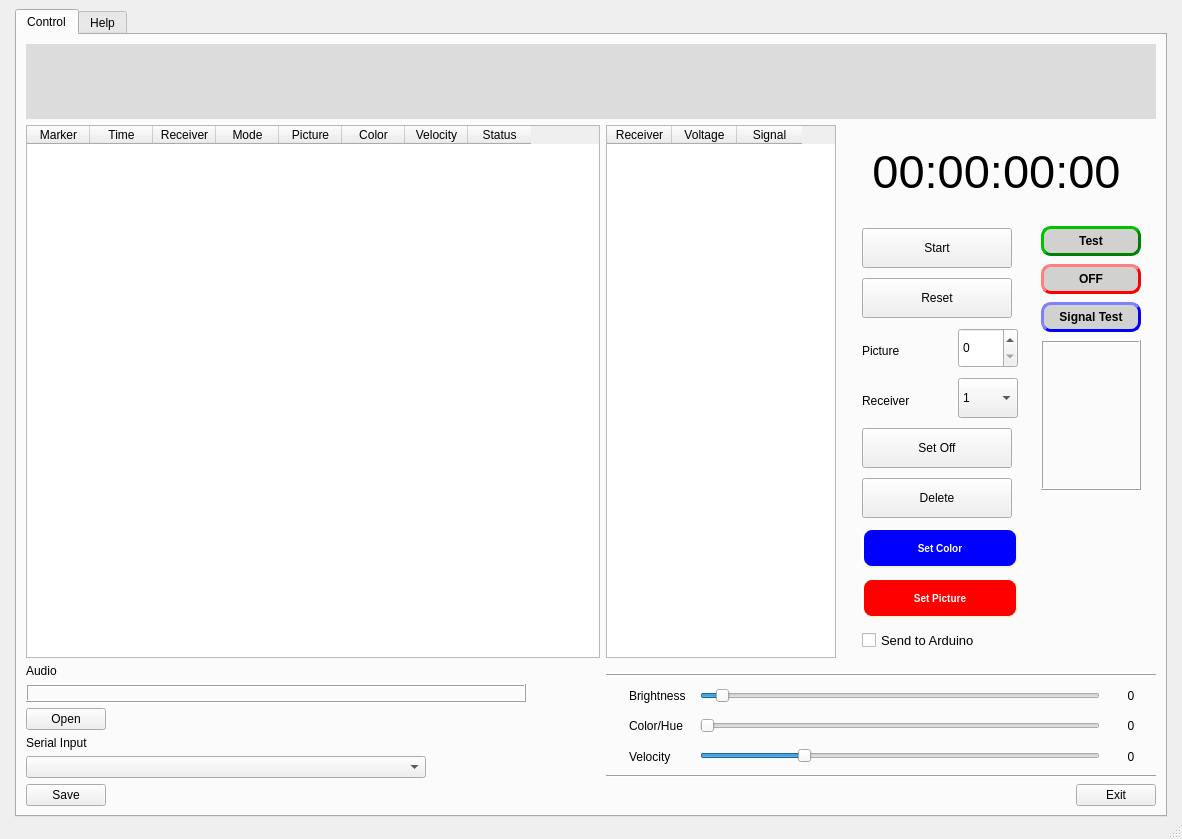
<?xml version="1.0" encoding="UTF-8"?>
<ui version="4.0">
 <class>MainWindow</class>
 <widget class="QMainWindow" name="MainWindow">
  <property name="geometry">
   <rect>
    <x>0</x>
    <y>0</y>
    <width>1182</width>
    <height>839</height>
   </rect>
  </property>
  <property name="sizePolicy">
   <sizepolicy hsizetype="Preferred" vsizetype="Preferred">
    <horstretch>0</horstretch>
    <verstretch>0</verstretch>
   </sizepolicy>
  </property>
  <property name="minimumSize">
   <size>
    <width>0</width>
    <height>0</height>
   </size>
  </property>
  <property name="windowTitle">
   <string>LED Poi Studio</string>
  </property>
  <property name="windowIcon">
   <iconset>
    <normaloff>icon_LS_v2_128_128.ico</normaloff>icon_LS_v2_128_128.ico</iconset>
  </property>
  <widget class="QWidget" name="centralwidget">
   <layout class="QHBoxLayout" name="horizontalLayout">
    <property name="leftMargin">
     <number>15</number>
    </property>
    <property name="rightMargin">
     <number>15</number>
    </property>
    <property name="bottomMargin">
     <number>0</number>
    </property>
    <item>
     <widget class="QTabWidget" name="tabWidget">
      <property name="font">
       <font>
        <pointsize>9</pointsize>
       </font>
      </property>
      <property name="autoFillBackground">
       <bool>false</bool>
      </property>
      <property name="currentIndex">
       <number>0</number>
      </property>
      <widget class="QWidget" name="Control">
       <attribute name="title">
        <string>Control</string>
       </attribute>
       <layout class="QVBoxLayout" name="verticalLayout_3">
        <item>
         <layout class="QHBoxLayout" name="horizontalLayout_2">
          <item>
           <widget class="PlotWidget" name="waveform_widget" native="true">
            <property name="minimumSize">
             <size>
              <width>500</width>
              <height>75</height>
             </size>
            </property>
            <property name="maximumSize">
             <size>
              <width>16777215</width>
              <height>150</height>
             </size>
            </property>
            <property name="styleSheet">
             <string notr="true">background-color: rgb(220, 220, 220);</string>
            </property>
           </widget>
          </item>
         </layout>
        </item>
        <item>
         <layout class="QHBoxLayout" name="horizontalLayout_4">
          <item>
           <widget class="QTableWidget" name="table1">
            <property name="minimumSize">
             <size>
              <width>350</width>
              <height>100</height>
             </size>
            </property>
            <property name="maximumSize">
             <size>
              <width>800</width>
              <height>16777215</height>
             </size>
            </property>
            <attribute name="horizontalHeaderDefaultSectionSize">
             <number>63</number>
            </attribute>
            <column>
             <property name="text">
              <string>Marker</string>
             </property>
            </column>
            <column>
             <property name="text">
              <string>Time</string>
             </property>
            </column>
            <column>
             <property name="text">
              <string>Receiver</string>
             </property>
            </column>
            <column>
             <property name="text">
              <string>Mode</string>
             </property>
            </column>
            <column>
             <property name="text">
              <string>Picture</string>
             </property>
            </column>
            <column>
             <property name="text">
              <string>Color</string>
             </property>
            </column>
            <column>
             <property name="text">
              <string>Velocity</string>
             </property>
            </column>
            <column>
             <property name="text">
              <string>Status</string>
             </property>
            </column>
           </widget>
          </item>
          <item>
           <widget class="QTableWidget" name="tableWidget">
            <property name="minimumSize">
             <size>
              <width>230</width>
              <height>100</height>
             </size>
            </property>
            <property name="maximumSize">
             <size>
              <width>200</width>
              <height>16777215</height>
             </size>
            </property>
            <attribute name="horizontalHeaderDefaultSectionSize">
             <number>65</number>
            </attribute>
            <column>
             <property name="text">
              <string>Receiver</string>
             </property>
            </column>
            <column>
             <property name="text">
              <string>Voltage</string>
             </property>
            </column>
            <column>
             <property name="text">
              <string>Signal</string>
             </property>
            </column>
           </widget>
          </item>
          <item>
           <layout class="QVBoxLayout" name="verticalLayout">
            <property name="spacing">
             <number>18</number>
            </property>
            <property name="leftMargin">
             <number>10</number>
            </property>
            <property name="topMargin">
             <number>20</number>
            </property>
            <property name="rightMargin">
             <number>15</number>
            </property>
            <property name="bottomMargin">
             <number>0</number>
            </property>
            <item alignment="Qt::AlignmentFlag::AlignHCenter">
             <widget class="QLabel" name="label">
              <property name="sizePolicy">
               <sizepolicy hsizetype="Preferred" vsizetype="Preferred">
                <horstretch>0</horstretch>
                <verstretch>0</verstretch>
               </sizepolicy>
              </property>
              <property name="minimumSize">
               <size>
                <width>200</width>
                <height>50</height>
               </size>
              </property>
              <property name="maximumSize">
               <size>
                <width>350</width>
                <height>100</height>
               </size>
              </property>
              <property name="font">
               <font>
                <pointsize>35</pointsize>
               </font>
              </property>
              <property name="text">
               <string>00:00:00:00</string>
              </property>
              <property name="alignment">
               <set>Qt::AlignmentFlag::AlignCenter</set>
              </property>
             </widget>
            </item>
            <item>
             <layout class="QHBoxLayout" name="horizontalLayout_10">
              <item>
               <layout class="QVBoxLayout" name="verticalLayout_7">
                <property name="spacing">
                 <number>8</number>
                </property>
                <property name="leftMargin">
                 <number>10</number>
                </property>
                <property name="topMargin">
                 <number>10</number>
                </property>
                <item>
                 <widget class="QPushButton" name="pushButton">
                  <property name="sizePolicy">
                   <sizepolicy hsizetype="Preferred" vsizetype="Fixed">
                    <horstretch>0</horstretch>
                    <verstretch>0</verstretch>
                   </sizepolicy>
                  </property>
                  <property name="minimumSize">
                   <size>
                    <width>50</width>
                    <height>25</height>
                   </size>
                  </property>
                  <property name="maximumSize">
                   <size>
                    <width>150</width>
                    <height>40</height>
                   </size>
                  </property>
                  <property name="contextMenuPolicy">
                   <enum>Qt::ContextMenuPolicy::DefaultContextMenu</enum>
                  </property>
                  <property name="layoutDirection">
                   <enum>Qt::LayoutDirection::LeftToRight</enum>
                  </property>
                  <property name="text">
                   <string>Start</string>
                  </property>
                 </widget>
                </item>
                <item>
                 <widget class="QPushButton" name="pushButton_2">
                  <property name="enabled">
                   <bool>true</bool>
                  </property>
                  <property name="minimumSize">
                   <size>
                    <width>50</width>
                    <height>25</height>
                   </size>
                  </property>
                  <property name="maximumSize">
                   <size>
                    <width>150</width>
                    <height>40</height>
                   </size>
                  </property>
                  <property name="text">
                   <string>Reset</string>
                  </property>
                 </widget>
                </item>
                <item>
                 <layout class="QHBoxLayout" name="horizontalLayout_6">
                  <property name="spacing">
                   <number>7</number>
                  </property>
                  <property name="rightMargin">
                   <number>0</number>
                  </property>
                  <item alignment="Qt::AlignmentFlag::AlignLeft">
                   <widget class="QLabel" name="label_6">
                    <property name="minimumSize">
                     <size>
                      <width>25</width>
                      <height>25</height>
                     </size>
                    </property>
                    <property name="maximumSize">
                     <size>
                      <width>50</width>
                      <height>20</height>
                     </size>
                    </property>
                    <property name="frameShape">
                     <enum>QFrame::Shape::NoFrame</enum>
                    </property>
                    <property name="frameShadow">
                     <enum>QFrame::Shadow::Plain</enum>
                    </property>
                    <property name="text">
                     <string>Picture</string>
                    </property>
                    <property name="margin">
                     <number>0</number>
                    </property>
                   </widget>
                  </item>
                  <item alignment="Qt::AlignmentFlag::AlignRight">
                   <widget class="QSpinBox" name="spinBox">
                    <property name="minimumSize">
                     <size>
                      <width>60</width>
                      <height>25</height>
                     </size>
                    </property>
                    <property name="maximumSize">
                     <size>
                      <width>75</width>
                      <height>40</height>
                     </size>
                    </property>
                    <property name="toolTip">
                     <string extracomment="Picture Number"/>
                    </property>
                   </widget>
                  </item>
                 </layout>
                </item>
                <item>
                 <layout class="QHBoxLayout" name="horizontalLayout_7">
                  <property name="rightMargin">
                   <number>0</number>
                  </property>
                  <item alignment="Qt::AlignmentFlag::AlignLeft">
                   <widget class="QLabel" name="label_7">
                    <property name="minimumSize">
                     <size>
                      <width>25</width>
                      <height>25</height>
                     </size>
                    </property>
                    <property name="maximumSize">
                     <size>
                      <width>50</width>
                      <height>20</height>
                     </size>
                    </property>
                    <property name="text">
                     <string>Receiver</string>
                    </property>
                   </widget>
                  </item>
                  <item alignment="Qt::AlignmentFlag::AlignRight">
                   <widget class="QComboBox" name="receiverBox">
                    <property name="minimumSize">
                     <size>
                      <width>60</width>
                      <height>25</height>
                     </size>
                    </property>
                    <property name="maximumSize">
                     <size>
                      <width>75</width>
                      <height>40</height>
                     </size>
                    </property>
                    <property name="editable">
                     <bool>false</bool>
                    </property>
                    <property name="insertPolicy">
                     <enum>QComboBox::InsertPolicy::InsertAtBottom</enum>
                    </property>
                    <item>
                     <property name="text">
                      <string>1</string>
                     </property>
                    </item>
                    <item>
                     <property name="text">
                      <string>2</string>
                     </property>
                    </item>
                    <item>
                     <property name="text">
                      <string>3</string>
                     </property>
                    </item>
                    <item>
                     <property name="text">
                      <string>4</string>
                     </property>
                    </item>
                    <item>
                     <property name="text">
                      <string>5</string>
                     </property>
                    </item>
                    <item>
                     <property name="text">
                      <string>6</string>
                     </property>
                    </item>
                    <item>
                     <property name="text">
                      <string>ALL</string>
                     </property>
                    </item>
                   </widget>
                  </item>
                 </layout>
                </item>
                <item>
                 <widget class="QPushButton" name="pushButton_7">
                  <property name="minimumSize">
                   <size>
                    <width>50</width>
                    <height>25</height>
                   </size>
                  </property>
                  <property name="maximumSize">
                   <size>
                    <width>150</width>
                    <height>40</height>
                   </size>
                  </property>
                  <property name="text">
                   <string>Set Off</string>
                  </property>
                 </widget>
                </item>
                <item>
                 <widget class="QPushButton" name="pushButton_4">
                  <property name="minimumSize">
                   <size>
                    <width>50</width>
                    <height>25</height>
                   </size>
                  </property>
                  <property name="maximumSize">
                   <size>
                    <width>150</width>
                    <height>40</height>
                   </size>
                  </property>
                  <property name="layoutDirection">
                   <enum>Qt::LayoutDirection::LeftToRight</enum>
                  </property>
                  <property name="autoFillBackground">
                   <bool>false</bool>
                  </property>
                  <property name="text">
                   <string>Delete</string>
                  </property>
                 </widget>
                </item>
                <item>
                 <widget class="QPushButton" name="pushButton_8">
                  <property name="minimumSize">
                   <size>
                    <width>156</width>
                    <height>30</height>
                   </size>
                  </property>
                  <property name="maximumSize">
                   <size>
                    <width>100</width>
                    <height>40</height>
                   </size>
                  </property>
                  <property name="styleSheet">
                   <string notr="true">QPushButton {
background-color: blue;
    border-style: outset;
    border-width: 2px;
    border-radius: 10px;
    border-color: beige;
    font: bold 10px;
	color: white;
    min-width: 10em;
    padding: 6px;
}
QPushButton:hover {
     border-color: red;
}
QPushButton:pressed {
    background-color: darkblue;
    border-style: inset;
}</string>
                  </property>
                  <property name="text">
                   <string>Set Color</string>
                  </property>
                 </widget>
                </item>
                <item>
                 <widget class="QPushButton" name="pushButton_3">
                  <property name="enabled">
                   <bool>true</bool>
                  </property>
                  <property name="minimumSize">
                   <size>
                    <width>156</width>
                    <height>30</height>
                   </size>
                  </property>
                  <property name="maximumSize">
                   <size>
                    <width>100</width>
                    <height>40</height>
                   </size>
                  </property>
                  <property name="layoutDirection">
                   <enum>Qt::LayoutDirection::LeftToRight</enum>
                  </property>
                  <property name="autoFillBackground">
                   <bool>false</bool>
                  </property>
                  <property name="styleSheet">
                   <string notr="true">QPushButton {
background-color: red;
    border-style: outset;
    border-width: 2px;
    border-radius: 10px;
    border-color: beige;
    font: bold 10px;
	color: white;
    min-width: 10em;
    padding: 6px;
}
QPushButton:hover {
     border-color: blue;
}
QPushButton:pressed {
    background-color: darkred;
    border-style: inset;
}</string>
                  </property>
                  <property name="text">
                   <string>Set Picture</string>
                  </property>
                  <property name="default">
                   <bool>false</bool>
                  </property>
                  <property name="flat">
                   <bool>false</bool>
                  </property>
                 </widget>
                </item>
                <item>
                 <widget class="QCheckBox" name="checkBox">
                  <property name="minimumSize">
                   <size>
                    <width>50</width>
                    <height>25</height>
                   </size>
                  </property>
                  <property name="maximumSize">
                   <size>
                    <width>150</width>
                    <height>16777215</height>
                   </size>
                  </property>
                  <property name="font">
                   <font>
                    <family>Arial</family>
                    <pointsize>10</pointsize>
                    <italic>false</italic>
                    <bold>false</bold>
                    <underline>false</underline>
                    <strikeout>false</strikeout>
                    <kerning>true</kerning>
                   </font>
                  </property>
                  <property name="layoutDirection">
                   <enum>Qt::LayoutDirection::LeftToRight</enum>
                  </property>
                  <property name="autoFillBackground">
                   <bool>false</bool>
                  </property>
                  <property name="text">
                   <string>Send to Arduino</string>
                  </property>
                 </widget>
                </item>
               </layout>
              </item>
              <item>
               <layout class="QVBoxLayout" name="verticalLayout_5">
                <property name="spacing">
                 <number>8</number>
                </property>
                <property name="leftMargin">
                 <number>5</number>
                </property>
                <property name="topMargin">
                 <number>10</number>
                </property>
                <item>
                 <widget class="QPushButton" name="testButton">
                  <property name="minimumSize">
                   <size>
                    <width>100</width>
                    <height>30</height>
                   </size>
                  </property>
                  <property name="maximumSize">
                   <size>
                    <width>100</width>
                    <height>40</height>
                   </size>
                  </property>
                  <property name="styleSheet">
                   <string notr="true">QPushButton {
    background-color: rgb(209, 209, 207);
    color: black;
    border-style: outset;
    padding: 2px;
    font: bold 12px;
    border-width: 3px;
    border-radius: 10px;
    border-color: green;
}
QPushButton:hover {
    background-color: rgb(184, 184, 182);
}
QPushButton:pressed {
    background-color: rgb(224, 0, 0);
    border-style: inset;
}</string>
                  </property>
                  <property name="text">
                   <string>Test</string>
                  </property>
                 </widget>
                </item>
                <item>
                 <widget class="QPushButton" name="offButton">
                  <property name="minimumSize">
                   <size>
                    <width>100</width>
                    <height>30</height>
                   </size>
                  </property>
                  <property name="maximumSize">
                   <size>
                    <width>100</width>
                    <height>40</height>
                   </size>
                  </property>
                  <property name="styleSheet">
                   <string notr="true">QPushButton {
    background-color: rgb(209, 209, 207);
    color: black;
    border-style: outset;
    padding: 2px;
    font: bold 12px;
    border-width: 3px;
    border-radius: 10px;
    border-color: red;
}
QPushButton:hover {
    background-color: rgb(184, 184, 182);
}
QPushButton:pressed {
    background-color: rgb(224, 0, 0);
    border-style: inset;
}</string>
                  </property>
                  <property name="text">
                   <string>OFF</string>
                  </property>
                 </widget>
                </item>
                <item>
                 <widget class="QPushButton" name="signalTestButton">
                  <property name="minimumSize">
                   <size>
                    <width>100</width>
                    <height>30</height>
                   </size>
                  </property>
                  <property name="maximumSize">
                   <size>
                    <width>100</width>
                    <height>40</height>
                   </size>
                  </property>
                  <property name="styleSheet">
                   <string notr="true">QPushButton {
    background-color: rgb(209, 209, 207);
    color: black;
    border-style: outset;
    padding: 2px;
    font: bold 12px;
    border-width: 3px;
    border-radius: 10px;
    border-color: blue;
}
QPushButton:hover {
    background-color: rgb(184, 184, 182);
}
QPushButton:pressed {
    background-color: rgb(224, 0, 0);
    border-style: inset;
}</string>
                  </property>
                  <property name="text">
                   <string>Signal Test</string>
                  </property>
                 </widget>
                </item>
                <item>
                 <widget class="QLabel" name="label_3">
                  <property name="enabled">
                   <bool>true</bool>
                  </property>
                  <property name="minimumSize">
                   <size>
                    <width>50</width>
                    <height>150</height>
                   </size>
                  </property>
                  <property name="maximumSize">
                   <size>
                    <width>150</width>
                    <height>180</height>
                   </size>
                  </property>
                  <property name="font">
                   <font>
                    <family>Arial</family>
                    <pointsize>9</pointsize>
                   </font>
                  </property>
                  <property name="autoFillBackground">
                   <bool>false</bool>
                  </property>
                  <property name="styleSheet">
                   <string notr="true"/>
                  </property>
                  <property name="frameShape">
                   <enum>QFrame::Shape::Box</enum>
                  </property>
                  <property name="frameShadow">
                   <enum>QFrame::Shadow::Raised</enum>
                  </property>
                  <property name="lineWidth">
                   <number>1</number>
                  </property>
                  <property name="midLineWidth">
                   <number>0</number>
                  </property>
                  <property name="text">
                   <string/>
                  </property>
                  <property name="alignment">
                   <set>Qt::AlignmentFlag::AlignLeading|Qt::AlignmentFlag::AlignLeft|Qt::AlignmentFlag::AlignTop</set>
                  </property>
                 </widget>
                </item>
                <item>
                 <spacer name="verticalSpacer">
                  <property name="orientation">
                   <enum>Qt::Orientation::Vertical</enum>
                  </property>
                  <property name="sizeType">
                   <enum>QSizePolicy::Policy::MinimumExpanding</enum>
                  </property>
                  <property name="sizeHint" stdset="0">
                   <size>
                    <width>20</width>
                    <height>40</height>
                   </size>
                  </property>
                 </spacer>
                </item>
               </layout>
              </item>
             </layout>
            </item>
           </layout>
          </item>
         </layout>
        </item>
        <item>
         <layout class="QHBoxLayout" name="horizontalLayout_5">
          <item>
           <layout class="QVBoxLayout" name="verticalLayout_4">
            <item alignment="Qt::AlignmentFlag::AlignLeft">
             <widget class="QLabel" name="label_5">
              <property name="text">
               <string>Audio</string>
              </property>
             </widget>
            </item>
            <item>
             <widget class="QLabel" name="label_4">
              <property name="sizePolicy">
               <sizepolicy hsizetype="Fixed" vsizetype="Fixed">
                <horstretch>0</horstretch>
                <verstretch>0</verstretch>
               </sizepolicy>
              </property>
              <property name="minimumSize">
               <size>
                <width>400</width>
                <height>0</height>
               </size>
              </property>
              <property name="maximumSize">
               <size>
                <width>500</width>
                <height>500</height>
               </size>
              </property>
              <property name="font">
               <font>
                <family>Arial</family>
                <pointsize>9</pointsize>
               </font>
              </property>
              <property name="styleSheet">
               <string notr="true"/>
              </property>
              <property name="frameShape">
               <enum>QFrame::Shape::Box</enum>
              </property>
              <property name="frameShadow">
               <enum>QFrame::Shadow::Raised</enum>
              </property>
              <property name="lineWidth">
               <number>1</number>
              </property>
              <property name="midLineWidth">
               <number>0</number>
              </property>
              <property name="text">
               <string/>
              </property>
              <property name="alignment">
               <set>Qt::AlignmentFlag::AlignLeading|Qt::AlignmentFlag::AlignLeft|Qt::AlignmentFlag::AlignTop</set>
              </property>
             </widget>
            </item>
            <item alignment="Qt::AlignmentFlag::AlignLeft">
             <widget class="QPushButton" name="pushButton_6">
              <property name="text">
               <string>Open</string>
              </property>
             </widget>
            </item>
            <item alignment="Qt::AlignmentFlag::AlignLeft">
             <widget class="QLabel" name="label_2">
              <property name="text">
               <string>Serial Input</string>
              </property>
             </widget>
            </item>
            <item alignment="Qt::AlignmentFlag::AlignLeft">
             <widget class="QComboBox" name="comboBox_2">
              <property name="minimumSize">
               <size>
                <width>400</width>
                <height>0</height>
               </size>
              </property>
             </widget>
            </item>
            <item alignment="Qt::AlignmentFlag::AlignLeft">
             <widget class="QPushButton" name="pushButton_5">
              <property name="text">
               <string>Save</string>
              </property>
             </widget>
            </item>
           </layout>
          </item>
          <item>
           <layout class="QVBoxLayout" name="verticalLayout_2">
            <property name="leftMargin">
             <number>25</number>
            </property>
            <property name="topMargin">
             <number>10</number>
            </property>
            <property name="rightMargin">
             <number>0</number>
            </property>
            <item alignment="Qt::AlignmentFlag::AlignRight">
             <widget class="Line" name="line_2">
              <property name="minimumSize">
               <size>
                <width>550</width>
                <height>0</height>
               </size>
              </property>
              <property name="maximumSize">
               <size>
                <width>800</width>
                <height>16777215</height>
               </size>
              </property>
              <property name="orientation">
               <enum>Qt::Orientation::Horizontal</enum>
              </property>
             </widget>
            </item>
            <item>
             <layout class="QHBoxLayout" name="horizontalLayout_3">
              <property name="leftMargin">
               <number>0</number>
              </property>
              <property name="topMargin">
               <number>0</number>
              </property>
              <property name="rightMargin">
               <number>0</number>
              </property>
              <property name="bottomMargin">
               <number>0</number>
              </property>
              <item alignment="Qt::AlignmentFlag::AlignRight">
               <widget class="QLabel" name="label_8">
                <property name="minimumSize">
                 <size>
                  <width>65</width>
                  <height>20</height>
                 </size>
                </property>
                <property name="maximumSize">
                 <size>
                  <width>65</width>
                  <height>25</height>
                 </size>
                </property>
                <property name="text">
                 <string>Brightness</string>
                </property>
               </widget>
              </item>
              <item alignment="Qt::AlignmentFlag::AlignRight">
               <widget class="QSlider" name="brightnessSlider">
                <property name="minimumSize">
                 <size>
                  <width>400</width>
                  <height>20</height>
                 </size>
                </property>
                <property name="maximumSize">
                 <size>
                  <width>600</width>
                  <height>25</height>
                 </size>
                </property>
                <property name="maximum">
                 <number>50</number>
                </property>
                <property name="pageStep">
                 <number>1</number>
                </property>
                <property name="sliderPosition">
                 <number>2</number>
                </property>
                <property name="orientation">
                 <enum>Qt::Orientation::Horizontal</enum>
                </property>
               </widget>
              </item>
              <item>
               <widget class="QLabel" name="label_brightness">
                <property name="minimumSize">
                 <size>
                  <width>50</width>
                  <height>20</height>
                 </size>
                </property>
                <property name="maximumSize">
                 <size>
                  <width>50</width>
                  <height>25</height>
                 </size>
                </property>
                <property name="text">
                 <string>0</string>
                </property>
                <property name="alignment">
                 <set>Qt::AlignmentFlag::AlignCenter</set>
                </property>
               </widget>
              </item>
             </layout>
            </item>
            <item>
             <layout class="QHBoxLayout" name="horizontalLayout_8">
              <item alignment="Qt::AlignmentFlag::AlignRight">
               <widget class="QLabel" name="label_10">
                <property name="minimumSize">
                 <size>
                  <width>65</width>
                  <height>20</height>
                 </size>
                </property>
                <property name="maximumSize">
                 <size>
                  <width>65</width>
                  <height>16777215</height>
                 </size>
                </property>
                <property name="text">
                 <string>Color/Hue</string>
                </property>
               </widget>
              </item>
              <item alignment="Qt::AlignmentFlag::AlignRight">
               <widget class="QSlider" name="colorSlider">
                <property name="minimumSize">
                 <size>
                  <width>400</width>
                  <height>20</height>
                 </size>
                </property>
                <property name="maximumSize">
                 <size>
                  <width>600</width>
                  <height>16777215</height>
                 </size>
                </property>
                <property name="maximum">
                 <number>255</number>
                </property>
                <property name="orientation">
                 <enum>Qt::Orientation::Horizontal</enum>
                </property>
               </widget>
              </item>
              <item>
               <widget class="QLabel" name="label_color">
                <property name="minimumSize">
                 <size>
                  <width>50</width>
                  <height>20</height>
                 </size>
                </property>
                <property name="maximumSize">
                 <size>
                  <width>50</width>
                  <height>25</height>
                 </size>
                </property>
                <property name="text">
                 <string>0</string>
                </property>
                <property name="alignment">
                 <set>Qt::AlignmentFlag::AlignCenter</set>
                </property>
               </widget>
              </item>
             </layout>
            </item>
            <item>
             <layout class="QHBoxLayout" name="horizontalLayout_9">
              <item alignment="Qt::AlignmentFlag::AlignRight">
               <widget class="QLabel" name="label_9">
                <property name="minimumSize">
                 <size>
                  <width>65</width>
                  <height>20</height>
                 </size>
                </property>
                <property name="maximumSize">
                 <size>
                  <width>65</width>
                  <height>16777215</height>
                 </size>
                </property>
                <property name="text">
                 <string>Velocity</string>
                </property>
               </widget>
              </item>
              <item alignment="Qt::AlignmentFlag::AlignRight">
               <widget class="QSlider" name="velocitySlider">
                <property name="minimumSize">
                 <size>
                  <width>400</width>
                  <height>20</height>
                 </size>
                </property>
                <property name="maximumSize">
                 <size>
                  <width>600</width>
                  <height>16777215</height>
                 </size>
                </property>
                <property name="value">
                 <number>25</number>
                </property>
                <property name="orientation">
                 <enum>Qt::Orientation::Horizontal</enum>
                </property>
               </widget>
              </item>
              <item>
               <widget class="QLabel" name="label_velocity">
                <property name="minimumSize">
                 <size>
                  <width>50</width>
                  <height>20</height>
                 </size>
                </property>
                <property name="maximumSize">
                 <size>
                  <width>50</width>
                  <height>25</height>
                 </size>
                </property>
                <property name="text">
                 <string>0</string>
                </property>
                <property name="alignment">
                 <set>Qt::AlignmentFlag::AlignCenter</set>
                </property>
               </widget>
              </item>
             </layout>
            </item>
            <item alignment="Qt::AlignmentFlag::AlignRight">
             <widget class="Line" name="line">
              <property name="minimumSize">
               <size>
                <width>550</width>
                <height>0</height>
               </size>
              </property>
              <property name="maximumSize">
               <size>
                <width>800</width>
                <height>16777215</height>
               </size>
              </property>
              <property name="orientation">
               <enum>Qt::Orientation::Horizontal</enum>
              </property>
             </widget>
            </item>
            <item alignment="Qt::AlignmentFlag::AlignRight">
             <widget class="QPushButton" name="exit_Button">
              <property name="text">
               <string>Exit</string>
              </property>
             </widget>
            </item>
           </layout>
          </item>
         </layout>
        </item>
       </layout>
      </widget>
      <widget class="QWidget" name="Info">
       <attribute name="title">
        <string>Help</string>
       </attribute>
       <widget class="QLabel" name="label_11">
        <property name="geometry">
         <rect>
          <x>30</x>
          <y>30</y>
          <width>361</width>
          <height>661</height>
         </rect>
        </property>
        <property name="font">
         <font>
          <family>Arial</family>
          <pointsize>10</pointsize>
         </font>
        </property>
        <property name="layoutDirection">
         <enum>Qt::LayoutDirection::LeftToRight</enum>
        </property>
        <property name="styleSheet">
         <string notr="true">QLabel{
background-color: #3b3b3b;
color: #ffffff;
}</string>
        </property>
        <property name="text">
         <string>Picture 0: BLACK 
Picture 1: WHITE
Picture 2: Pulsing
Picture 3: Strobo
Picture 4: Rainbow
Picture 5: Confetti
Picture 6: Sinelon
Picture 7: BPM
Picture 8: Juggle
Picture 9: Fill UP
Picture 10: Fill DOWN
Picture 11: DIM UP
Picture 12: DIM DOWN
Picture 13: Runner UP
Picture 14: Runner DOWN
Picture 15: Pride
Picture 16: Pacifica
Picture 17: Fire</string>
        </property>
        <property name="alignment">
         <set>Qt::AlignmentFlag::AlignLeading|Qt::AlignmentFlag::AlignLeft|Qt::AlignmentFlag::AlignTop</set>
        </property>
       </widget>
       <widget class="QLabel" name="label_12">
        <property name="geometry">
         <rect>
          <x>440</x>
          <y>40</y>
          <width>431</width>
          <height>651</height>
         </rect>
        </property>
        <property name="font">
         <font>
          <family>Arial</family>
          <pointsize>10</pointsize>
         </font>
        </property>
        <property name="styleSheet">
         <string notr="true">QLabel{
background-color: #3b3b3b;
color: #ffffff;
}</string>
        </property>
        <property name="text">
         <string>Picture 20: Flames
Picture 21: AAC Dragon
Picture 22: Helix DNA
Picture 23: Waves violet
Picture 24: Abstract Mandala
Picture 25: Blue Mandala
Picture 26: fire_blue_waves_with_balls
Picture 27: Real Blue Flames
Picture 28: sun_mosaic_61_35.bmp
Picture 29: Rainbow triangles
Picture 30: Violet Dots
Picture 31: Rainbow Curves
Picture 32: Rose Pattern
Picture 33: Orange Circles in row
Picture 34: Blue Violet Mosaik Pattern
Picture 35: 61 x 61 array with flower pattern
Picture 36: antenna_61_150.bmp
Picture 37: concentross_61_61.bmp
Picture 38: cool_plasma_mix_61_150.bmp
Picture 39: fireball_61_61.bmp
Picture 40: overlappy_lines_61_61.bmp
Picture 41: pink_blue_boxes_61_61.bmp
Picture 42: pulse07_violet_61_61.bmp
Picture 43: strobe07_61_61.bmp
Picture 44: wave_61_61.bmp
Picture 45: yellowish_mirrored_61_61.bmp
Picture 46: pink streak_61_150.bmp
Picture 47: rainbow_music_61_150.bmp
Picture 48: rainbow_triangles_61_150.bmp
Picture 49: supersphere_red_61_150.bmp
Picture 50: rainbow_worm_61_150.bmp</string>
        </property>
        <property name="alignment">
         <set>Qt::AlignmentFlag::AlignLeading|Qt::AlignmentFlag::AlignLeft|Qt::AlignmentFlag::AlignTop</set>
        </property>
       </widget>
      </widget>
     </widget>
    </item>
   </layout>
  </widget>
  <widget class="QMenuBar" name="menubar">
   <property name="geometry">
    <rect>
     <x>0</x>
     <y>0</y>
     <width>1182</width>
     <height>25</height>
    </rect>
   </property>
  </widget>
  <widget class="QStatusBar" name="statusbar"/>
 </widget>
 <customwidgets>
  <customwidget>
   <class>PlotWidget</class>
   <extends>QWidget</extends>
   <header>pyqtgraph</header>
   <container>1</container>
  </customwidget>
 </customwidgets>
 <resources/>
 <connections/>
</ui>
